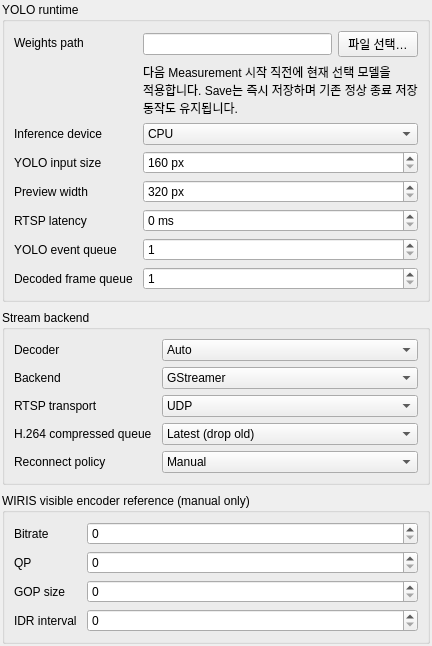
         <widget class="QWidget" name="QWidget4">
          <layout class="QVBoxLayout" name="QVBoxLayout6" stretch="0,0,0,1">
           <property name="leftMargin">
            <number>2</number>
           </property>
           <property name="topMargin">
            <number>2</number>
           </property>
           <property name="rightMargin">
            <number>2</number>
           </property>
           <property name="bottomMargin">
            <number>2</number>
           </property>
           <property name="spacing">
            <number>8</number>
           </property>
           <item>
            <widget class="QGroupBox" name="QGroupBox6">
             <property name="title">
              <string>YOLO runtime</string>
             </property>
             <layout class="QFormLayout" name="QFormLayout6">
              <property name="leftMargin">
               <number>9</number>
              </property>
              <property name="topMargin">
               <number>9</number>
              </property>
              <property name="rightMargin">
               <number>9</number>
              </property>
              <property name="bottomMargin">
               <number>9</number>
              </property>
              <property name="fieldGrowthPolicy">
               <enum>QFormLayout::AllNonFixedFieldsGrow</enum>
              </property>
              <property name="horizontalSpacing">
               <number>10</number>
              </property>
              <property name="verticalSpacing">
               <number>6</number>
              </property>
              <item row="0" column="0">
               <widget class="QLabel" name="QLabel_15">
                <property name="text">
                 <string>Weights path</string>
                </property>
                <property name="wordWrap">
                 <bool>false</bool>
                </property>
               </widget>
              </item>
              <item row="0" column="1">
               <widget class="QWidget" name="QWidget5">
                <layout class="QHBoxLayout" name="QHBoxLayout" stretch="1,0">
                 <property name="leftMargin">
                  <number>0</number>
                 </property>
                 <property name="topMargin">
                  <number>0</number>
                 </property>
                 <property name="rightMargin">
                  <number>0</number>
                 </property>
                 <property name="bottomMargin">
                  <number>0</number>
                 </property>
                 <property name="spacing">
                  <number>6</number>
                 </property>
                 <item>
                  <widget class="QLineEdit" name="yolo_weights_path">
                   <property name="settingsKey" stdset="0">
                    <string>yolo_weights_path</string>
                   </property>
                   <property name="toolTip">
                    <string>YOLO model path relative to SASL_WORKSTATION_DATA_ROOT. Measurement applies the current selection immediately before Detection starts; Save persists it for later Workstation runs.</string>
                   </property>
                   <property name="placeholderText">
                    <string />
                   </property>
                  </widget>
                 </item>
                 <item>
                  <widget class="QPushButton" name="yolo_weights_browse_button">
                   <property name="toolTip">
                    <string>Select .pt, .onnx, .engine, or .torchscript weights. External files are copied into verified content-addressed Workstation model storage.</string>
                   </property>
                   <property name="text">
                    <string>파일 선택…</string>
                   </property>
                  </widget>
                 </item>
                </layout>
               </widget>
              </item>
              <item row="1" column="1">
               <widget class="QLabel" name="yolo_weights_selection_status">
                <property name="styleObjectName" stdset="0">
                 <string>statusStrip</string>
                </property>
                <property name="text">
                 <string>다음 Measurement 시작 직전에 현재 선택 모델을 적용합니다. Save는 즉시 저장하며 기존 정상 종료 저장 동작도 유지됩니다.</string>
                </property>
                <property name="wordWrap">
                 <bool>true</bool>
                </property>
               </widget>
              </item>
              <item row="2" column="0">
               <widget class="QLabel" name="QLabel4">
                <property name="text">
                 <string>Inference device</string>
                </property>
                <property name="wordWrap">
                 <bool>false</bool>
                </property>
               </widget>
              </item>
              <item row="2" column="1">
               <widget class="QComboBox" name="yolo_device">
                <property name="settingsKey" stdset="0">
                 <string>yolo_device</string>
                </property>
                <property name="optionValues" stdset="0">
                 <string>["cpu", "cuda:0"]</string>
                </property>
                <item>
                 <property name="text">
                  <string>CPU</string>
                 </property>
                </item>
                <item>
                 <property name="text">
                  <string>CUDA</string>
                 </property>
                </item>
               </widget>
              </item>
              <item row="3" column="0">
               <widget class="QLabel" name="QLabel4_2">
                <property name="text">
                 <string>YOLO input size</string>
                </property>
                <property name="wordWrap">
                 <bool>false</bool>
                </property>
               </widget>
              </item>
              <item row="3" column="1">
               <widget class="QSpinBox" name="yolo_input_size">
                <property name="settingsKey" stdset="0">
                 <string>yolo_input_size</string>
                </property>
                <property name="toolTip">
                 <string>Applied to the hidden YOLO runtime owner now and used from the next Detection start.</string>
                </property>
                <property name="minimum">
                 <number>160</number>
                </property>
                <property name="maximum">
                 <number>1920</number>
                </property>
                <property name="singleStep">
                 <number>1</number>
                </property>
                <property name="suffix">
                 <string> px</string>
                </property>
               </widget>
              </item>
              <item row="4" column="0">
               <widget class="QLabel" name="QLabel4_3">
                <property name="text">
                 <string>Preview width</string>
                </property>
                <property name="wordWrap">
                 <bool>false</bool>
                </property>
               </widget>
              </item>
              <item row="4" column="1">
               <widget class="QSpinBox" name="preview_width">
                <property name="settingsKey" stdset="0">
                 <string>preview_width</string>
                </property>
                <property name="minimum">
                 <number>320</number>
                </property>
                <property name="maximum">
                 <number>3840</number>
                </property>
                <property name="singleStep">
                 <number>1</number>
                </property>
                <property name="suffix">
                 <string> px</string>
                </property>
               </widget>
              </item>
              <item row="5" column="0">
               <widget class="QLabel" name="QLabel4_4">
                <property name="text">
                 <string>RTSP latency</string>
                </property>
                <property name="wordWrap">
                 <bool>false</bool>
                </property>
               </widget>
              </item>
              <item row="5" column="1">
               <widget class="QSpinBox" name="rtsp_latency_ms">
                <property name="settingsKey" stdset="0">
                 <string>rtsp_latency_ms</string>
                </property>
                <property name="minimum">
                 <number>0</number>
                </property>
                <property name="maximum">
                 <number>5000</number>
                </property>
                <property name="singleStep">
                 <number>1</number>
                </property>
                <property name="suffix">
                 <string> ms</string>
                </property>
               </widget>
              </item>
              <item row="6" column="0">
               <widget class="QLabel" name="QLabel4_5">
                <property name="text">
                 <string>YOLO event queue</string>
                </property>
                <property name="wordWrap">
                 <bool>false</bool>
                </property>
               </widget>
              </item>
              <item row="6" column="1">
               <widget class="QSpinBox" name="yolo_event_queue_size">
                <property name="settingsKey" stdset="0">
                 <string>yolo_event_queue_size</string>
                </property>
                <property name="minimum">
                 <number>1</number>
                </property>
                <property name="maximum">
                 <number>10000</number>
                </property>
                <property name="singleStep">
                 <number>1</number>
                </property>
                <property name="suffix">
                 <string />
                </property>
               </widget>
              </item>
              <item row="7" column="0">
               <widget class="QLabel" name="QLabel4_6">
                <property name="text">
                 <string>Decoded frame queue</string>
                </property>
                <property name="wordWrap">
                 <bool>false</bool>
                </property>
               </widget>
              </item>
              <item row="7" column="1">
               <widget class="QSpinBox" name="yolo_frame_queue_size">
                <property name="settingsKey" stdset="0">
                 <string>yolo_frame_queue_size</string>
                </property>
                <property name="minimum">
                 <number>1</number>
                </property>
                <property name="maximum">
                 <number>1000</number>
                </property>
                <property name="singleStep">
                 <number>1</number>
                </property>
                <property name="suffix">
                 <string />
                </property>
               </widget>
              </item>
             </layout>
            </widget>
           </item>
           <item>
            <widget class="QGroupBox" name="QGroupBox7">
             <property name="title">
              <string>Stream backend</string>
             </property>
             <layout class="QFormLayout" name="QFormLayout7">
              <property name="leftMargin">
               <number>9</number>
              </property>
              <property name="topMargin">
               <number>9</number>
              </property>
              <property name="rightMargin">
               <number>9</number>
              </property>
              <property name="bottomMargin">
               <number>9</number>
              </property>
              <property name="fieldGrowthPolicy">
               <enum>QFormLayout::AllNonFixedFieldsGrow</enum>
              </property>
              <property name="horizontalSpacing">
               <number>10</number>
              </property>
              <property name="verticalSpacing">
               <number>6</number>
              </property>
              <item row="0" column="0">
               <widget class="QLabel" name="QLabel2_11">
                <property name="text">
                 <string>Decoder</string>
                </property>
                <property name="wordWrap">
                 <bool>false</bool>
                </property>
               </widget>
              </item>
              <item row="0" column="1">
               <widget class="QComboBox" name="rtsp_decoder">
                <property name="settingsKey" stdset="0">
                 <string>rtsp_decoder</string>
                </property>
                <property name="optionValues" stdset="0">
                 <string>["auto", "nvidia", "software"]</string>
                </property>
                <item>
                 <property name="text">
                  <string>Auto</string>
                 </property>
                </item>
                <item>
                 <property name="text">
                  <string>NVIDIA</string>
                 </property>
                </item>
                <item>
                 <property name="text">
                  <string>Software</string>
                 </property>
                </item>
               </widget>
              </item>
              <item row="1" column="0">
               <widget class="QLabel" name="QLabel2_12">
                <property name="text">
                 <string>Backend</string>
                </property>
                <property name="wordWrap">
                 <bool>false</bool>
                </property>
               </widget>
              </item>
              <item row="1" column="1">
               <widget class="QComboBox" name="stream_backend">
                <property name="settingsKey" stdset="0">
                 <string>stream_backend</string>
                </property>
                <property name="optionValues" stdset="0">
                 <string>["gstreamer", "opencv", "opencv_auto", "pyav"]</string>
                </property>
                <item>
                 <property name="text">
                  <string>GStreamer</string>
                 </property>
                </item>
                <item>
                 <property name="text">
                  <string>OpenCV/FFmpeg</string>
                 </property>
                </item>
                <item>
                 <property name="text">
                  <string>OpenCV Auto</string>
                 </property>
                </item>
                <item>
                 <property name="text">
                  <string>PyAV</string>
                 </property>
                </item>
               </widget>
              </item>
              <item row="2" column="0">
               <widget class="QLabel" name="QLabel2_13">
                <property name="text">
                 <string>RTSP transport</string>
                </property>
                <property name="wordWrap">
                 <bool>false</bool>
                </property>
               </widget>
              </item>
              <item row="2" column="1">
               <widget class="QComboBox" name="rtsp_transport">
                <property name="settingsKey" stdset="0">
                 <string>rtsp_transport</string>
                </property>
                <property name="optionValues" stdset="0">
                 <string>["udp", "tcp"]</string>
                </property>
                <item>
                 <property name="text">
                  <string>UDP</string>
                 </property>
                </item>
                <item>
                 <property name="text">
                  <string>TCP interleaved</string>
                 </property>
                </item>
               </widget>
              </item>
              <item row="3" column="0">
               <widget class="QLabel" name="QLabel2_14">
                <property name="text">
                 <string>H.264 compressed queue</string>
                </property>
                <property name="wordWrap">
                 <bool>false</bool>
                </property>
               </widget>
              </item>
              <item row="3" column="1">
               <widget class="QComboBox" name="rtsp_encoded_queue_mode">
                <property name="settingsKey" stdset="0">
                 <string>rtsp_encoded_queue_mode</string>
                </property>
                <property name="toolTip">
                 <string>Latest protects latency by dropping old compressed access units. Reference-safe preserves up to eight at each pre-decode boundary and may increase latency. Applies on the next camera Preview start.</string>
                </property>
                <property name="optionValues" stdset="0">
                 <string>["latest", "reference_safe"]</string>
                </property>
                <item>
                 <property name="text">
                  <string>Latest (drop old)</string>
                 </property>
                </item>
                <item>
                 <property name="text">
                  <string>Reference-safe (preserve 8)</string>
                 </property>
                </item>
               </widget>
              </item>
              <item row="4" column="0">
               <widget class="QLabel" name="QLabel2_15">
                <property name="text">
                 <string>Reconnect policy</string>
                </property>
                <property name="wordWrap">
                 <bool>false</bool>
                </property>
               </widget>
              </item>
              <item row="4" column="1">
               <widget class="QComboBox" name="rtsp_reconnect_policy">
                <property name="settingsKey" stdset="0">
                 <string>rtsp_reconnect_policy</string>
                </property>
                <property name="toolTip">
                 <string>Manual ends a failed camera worker without nested reconnect loops. Automatic restores local RTSP and child-process retries.</string>
                </property>
                <property name="optionValues" stdset="0">
                 <string>["manual", "automatic"]</string>
                </property>
                <item>
                 <property name="text">
                  <string>Manual</string>
                 </property>
                </item>
                <item>
                 <property name="text">
                  <string>Automatic</string>
                 </property>
                </item>
               </widget>
              </item>
             </layout>
            </widget>
           </item>
           <item>
            <widget class="QGroupBox" name="QGroupBox8">
             <property name="title">
              <string>WIRIS visible encoder reference (manual only)</string>
             </property>
             <layout class="QFormLayout" name="QFormLayout8">
              <property name="leftMargin">
               <number>9</number>
              </property>
              <property name="topMargin">
               <number>9</number>
              </property>
              <property name="rightMargin">
               <number>9</number>
              </property>
              <property name="bottomMargin">
               <number>9</number>
              </property>
              <property name="fieldGrowthPolicy">
               <enum>QFormLayout::AllNonFixedFieldsGrow</enum>
              </property>
              <property name="horizontalSpacing">
               <number>10</number>
              </property>
              <property name="verticalSpacing">
               <number>6</number>
              </property>
              <item row="0" column="0">
               <widget class="QLabel" name="spacer51_2">
                <property name="text">
                 <string>Bitrate</string>
                </property>
                <property name="wordWrap">
                 <bool>false</bool>
                </property>
               </widget>
              </item>
              <item row="0" column="1">
               <widget class="QSpinBox" name="wiris_visible_encoder_bitrate">
                <property name="settingsKey" stdset="0">
                 <string>wiris_visible_encoder_bitrate</string>
                </property>
                <property name="toolTip">
                 <string>Manual-reference WIRIS SEBR VISIBLE value. RTSP enable and Auto-Connect do not apply it. Zero enables constant-quality mode; nonzero disables QP control.</string>
                </property>
                <property name="minimum">
                 <number>0</number>
                </property>
                <property name="maximum">
                 <number>1000000000</number>
                </property>
                <property name="singleStep">
                 <number>1</number>
                </property>
                <property name="suffix">
                 <string />
                </property>
               </widget>
              </item>
              <item row="1" column="0">
               <widget class="QLabel" name="spacer51_3">
                <property name="text">
                 <string>QP</string>
                </property>
                <property name="wordWrap">
                 <bool>false</bool>
                </property>
               </widget>
              </item>
              <item row="1" column="1">
               <widget class="QSpinBox" name="wiris_visible_encoder_qp">
                <property name="settingsKey" stdset="0">
                 <string>wiris_visible_encoder_qp</string>
                </property>
                <property name="toolTip">
                 <string>Manual-reference WIRIS SEQZ VISIBLE value; RTSP enable and Auto-Connect do not apply it. Effective only when bitrate is zero.</string>
                </property>
                <property name="minimum">
                 <number>0</number>
                </property>
                <property name="maximum">
                 <number>51</number>
                </property>
                <property name="singleStep">
                 <number>1</number>
                </property>
                <property name="suffix">
                 <string />
                </property>
               </widget>
              </item>
              <item row="2" column="0">
               <widget class="QLabel" name="spacer51_4">
                <property name="text">
                 <string>GOP size</string>
                </property>
                <property name="wordWrap">
                 <bool>false</bool>
                </property>
               </widget>
              </item>
              <item row="2" column="1">
               <widget class="QSpinBox" name="wiris_visible_encoder_gop">
                <property name="settingsKey" stdset="0">
                 <string>wiris_visible_encoder_gop</string>
                </property>
                <property name="toolTip">
                 <string>Manual-reference WIRIS SEGS VISIBLE value; RTSP enable and Auto-Connect do not apply it.</string>
                </property>
                <property name="minimum">
                 <number>0</number>
                </property>
                <property name="maximum">
                 <number>32767</number>
                </property>
                <property name="singleStep">
                 <number>1</number>
                </property>
                <property name="suffix">
                 <string />
                </property>
               </widget>
              </item>
              <item row="3" column="0">
               <widget class="QLabel" name="spacer51_5">
                <property name="text">
                 <string>IDR interval</string>
                </property>
                <property name="wordWrap">
                 <bool>false</bool>
                </property>
               </widget>
              </item>
              <item row="3" column="1">
               <widget class="QSpinBox" name="wiris_visible_encoder_idr">
                <property name="settingsKey" stdset="0">
                 <string>wiris_visible_encoder_idr</string>
                </property>
                <property name="toolTip">
                 <string>Manual-reference WIRIS SEIR VISIBLE value; RTSP enable and Auto-Connect do not apply it.</string>
                </property>
                <property name="minimum">
                 <number>0</number>
                </property>
                <property name="maximum">
                 <number>1000000000</number>
                </property>
                <property name="singleStep">
                 <number>1</number>
                </property>
                <property name="suffix">
                 <string />
                </property>
               </widget>
              </item>
             </layout>
            </widget>
           </item>
           <item>
            <spacer name="spacer83">
             <property name="orientation">
              <enum>Qt::Vertical</enum>
             </property>
             <property name="sizeHint">
              <size>
               <width>0</width>
               <height>0</height>
              </size>
             </property>
            </spacer>
           </item>
          </layout>
         </widget>
